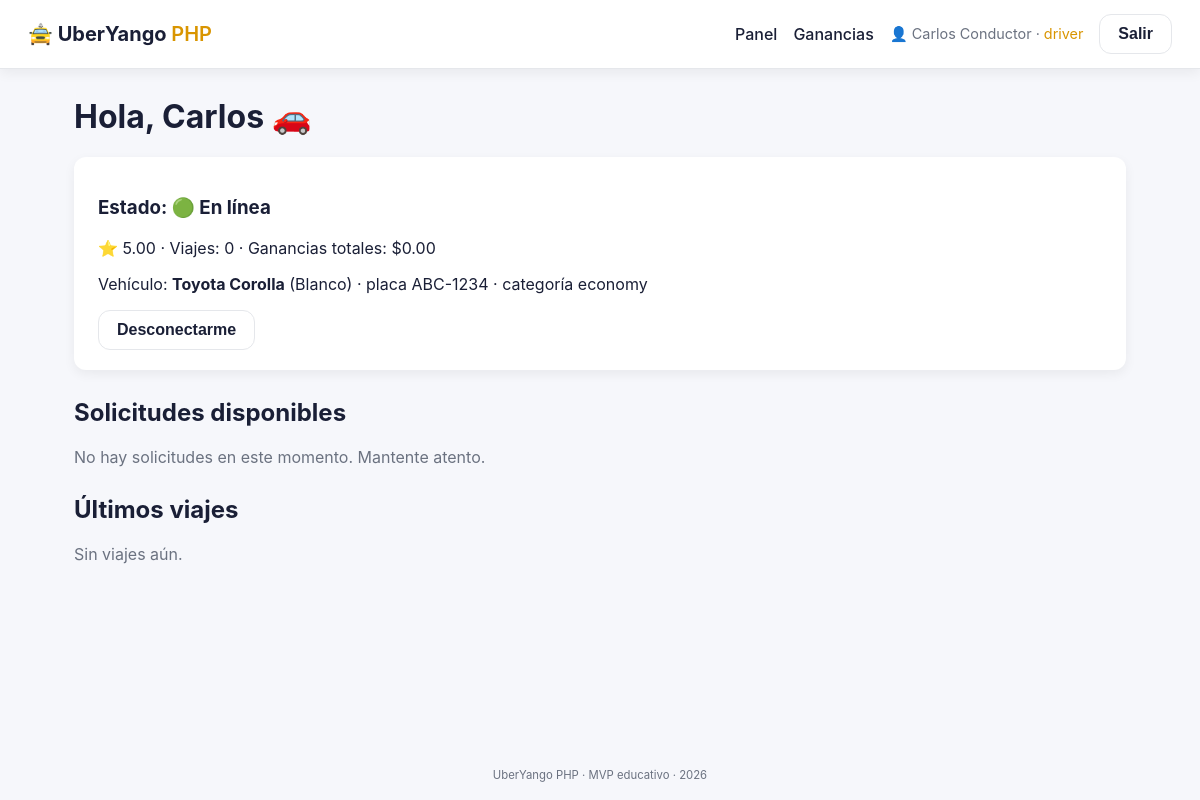
The page /driver (signed in) on the database its author committed.
### tables this page shows
CREATE TABLE users (
  id              INT UNSIGNED NOT NULL AUTO_INCREMENT,
  full_name       VARCHAR(120) NOT NULL,
  email           VARCHAR(160) NOT NULL,
  phone           VARCHAR(30)  DEFAULT NULL,
  password_hash   VARCHAR(255) NOT NULL,
  role            ENUM('passenger','driver','admin') NOT NULL DEFAULT 'passenger',
  status          ENUM('active','suspended') NOT NULL DEFAULT 'active',
  created_at      TIMESTAMP NOT NULL DEFAULT CURRENT_TIMESTAMP,
  updated_at      TIMESTAMP NOT NULL DEFAULT CURRENT_TIMESTAMP ON UPDATE CURRENT_TIMESTAMP,
  PRIMARY KEY (id),
  UNIQUE KEY uq_users_email (email)
);

CREATE TABLE drivers (
  id              INT UNSIGNED NOT NULL AUTO_INCREMENT,
  user_id         INT UNSIGNED NOT NULL,
  license_number  VARCHAR(60) NOT NULL,
  is_online       TINYINT(1) NOT NULL DEFAULT 0,
  current_lat     DECIMAL(10,7) DEFAULT NULL,
  current_lng     DECIMAL(10,7) DEFAULT NULL,
  rating_avg      DECIMAL(3,2) NOT NULL DEFAULT 5.00,
  total_rides     INT UNSIGNED NOT NULL DEFAULT 0,
  total_earnings  DECIMAL(12,2) NOT NULL DEFAULT 0.00,
  PRIMARY KEY (id),
  UNIQUE KEY uq_driver_user (user_id),
  UNIQUE KEY uq_driver_license (license_number),
  CONSTRAINT fk_driver_user FOREIGN KEY (user_id) REFERENCES users(id) ON DELETE CASCADE
);

CREATE TABLE vehicles (
  id            INT UNSIGNED NOT NULL AUTO_INCREMENT,
  driver_id     INT UNSIGNED NOT NULL,
  brand         VARCHAR(60) NOT NULL,
  model         VARCHAR(60) NOT NULL,
  color         VARCHAR(40) NOT NULL,
  plate         VARCHAR(20) NOT NULL,
  year          SMALLINT UNSIGNED DEFAULT NULL,
  category      ENUM('economy','comfort','xl') NOT NULL DEFAULT 'economy',
  PRIMARY KEY (id),
  UNIQUE KEY uq_vehicle_plate (plate),
  KEY ix_vehicle_driver (driver_id),
  CONSTRAINT fk_vehicle_driver FOREIGN KEY (driver_id) REFERENCES drivers(id) ON DELETE CASCADE
);

### app/helpers.php (called while the page is built, shortened)
<?php
function e(?string $value): string
{
    return htmlspecialchars((string)$value, ENT_QUOTES | ENT_SUBSTITUTE, 'UTF-8');
}
function view(string $path, array $data = []): string
{
    extract($data, EXTR_SKIP);
    require __DIR__ . '/views/' . $path . '.php';
    return (string)ob_get_clean();
}
function render(string $path, array $data = [], string $title = ''): void
{
    $content = view($path, $data);
    require __DIR__ . '/views/layout.php';
}

### app/controllers/DriverController.php (called while the page is built, shortened)
<?php
class DriverController
{
    private function ensureDriver(): array
    {
        $u = require_role('driver');
        $did = driver_id_for_user((int)$u['id']);
        $vstmt = db()->prepare("SELECT * FROM vehicles WHERE driver_id = ? ORDER BY id LIMIT 1");
        $vstmt->execute([$did]);
        return [
            'user'      => $u,
            'driver_id' => $did,
            'vehicle'   => $vstmt->fetch() ?: null,
        ];
    }
    public function dashboard(array $params = []): void
    {
        $ctx = $this->ensureDriver();
        $did = $ctx['driver_id'];
        $dr = db()->prepare("SELECT * FROM drivers WHERE id = ?");
        $dr->execute([$did]);
        $driver = $dr->fetch();
        $active = db()->prepare(
            "SELECT r.*, u.full_name AS passenger_name, u.phone AS passenger_phone,
                    p.rating_avg AS passenger_rating
             FROM rides r
             JOIN passengers p ON p.id = r.passenger_id
             JOIN users      u ON u.id = p.user_id
             WHERE r.driver_id = ? AND r.status IN ('accepted','in_progress')
             ORDER BY r.id DESC LIMIT 1"
        );
        $active->execute([$did]);
        $activeRide = $active->fetch() ?: null;
        $queue = [];
        if (!$activeRide && (int)$driver['is_online'] === 1) {
            $cat = db()->prepare("SELECT category FROM vehicles WHERE driver_id = ? LIMIT 1");
            $cat->execute([$did]);
            $vehicleCat = (string)($cat->fetchColumn() ?: 'economy');
            $q = db()->prepare(
                "SELECT r.*, u.full_name AS passenger_name, p.rating_avg AS passenger_rating
                 FROM rides r
                 JOIN passengers p ON p.id = r.passenger_id
                 JOIN users      u ON u.id = p.user_id
                 WHERE r.status = 'requested' AND r.driver_id IS NULL AND r.category = ?
                 ORDER BY r.requested_at ASC LIMIT 10"
            );
            $q->execute([$vehicleCat]);
            $queue = $q->fetchAll();
        }
        $recent = db()->prepare(
            "SELECT id, status, fare_final, requested_at, origin_address, destination_address
             FROM rides WHERE driver_id = ? AND status IN ('completed','cancelled')
             ORDER BY id DESC LIMIT 5"
        );
        $recent->execute([$did]);
        render('driver/dashboard', [
            'user'       => $ctx['user'],
            'driver'     => $driver,
            'vehicle'    => $ctx['vehicle'],
            'activeRide' => $activeRide,
            'queue'      => $queue,
            'recent'     => $recent->fetchAll(),
        ], 'Panel de conductor');
    }
}

### public/index.php (called while the page is built, shortened)
<?php
require __DIR__ . '/../app/router.php';
dispatch($_SERVER['REQUEST_METHOD'], $_SERVER['REQUEST_URI']);

### app/db.php (called while the page is built, shortened)
<?php
function db(): PDO
{
    static $pdo = null;
    if ($pdo instanceof PDO) {
        return $pdo;
    }
    $config = require __DIR__ . '/config.php';
    $db = $config['db'];
    $dsn = sprintf(
        'mysql:host=%s;port=%d;dbname=%s;charset=utf8mb4',
        $db['host'], $db['port'], $db['name']
    );
    try {
        $pdo = new PDO($dsn, $db['user'], $db['pass'], [
            PDO::ATTR_ERRMODE            => PDO::ERRMODE_EXCEPTION,
            PDO::ATTR_DEFAULT_FETCH_MODE => PDO::FETCH_ASSOC,
            PDO::ATTR_EMULATE_PREPARES   => false,
        ]);
    } catch (PDOException $e) {
        if ($config['app_debug']) {
            throw $e;
        }
        http_response_code(500);
        die('No se pudo conectar a la base de datos.');
    }
    return $pdo;
}

### app/auth.php (called while the page is built, shortened)
<?php
require_once __DIR__ . '/db.php';
require_once __DIR__ . '/helpers.php';
function current_user(): ?array
{
    $id = $_SESSION['user_id'] ?? null;
    static $cache = [];
    if (isset($cache[$id])) {
        return $cache[$id];
    }
    $stmt = db()->prepare('SELECT id, full_name, email, phone, role, status FROM users WHERE id = ? LIMIT 1');
    $stmt->execute([$id]);
    $u = $stmt->fetch();
    return $cache[$id] = $u;
}
function require_login(): array
{
    $u = current_user();
    return $u;
}
function require_role(string ...$roles): array
{
    $u = require_login();
    return $u;
}
function driver_id_for_user(int $userId): ?int
{
    $stmt = db()->prepare('SELECT id FROM drivers WHERE user_id = ? LIMIT 1');
    $stmt->execute([$userId]);
    $id = $stmt->fetchColumn();
    return $id ? (int)$id : null;
}

### app/views/driver/dashboard.php (the view, shortened to what this page needs)
<h1>Hola, <?= e(explode(' ', $user['full_name'])[0]) ?> 🚗</h1>
<div class="card">
    <h3>Estado: <?= ((int)$driver['is_online']) ? '🟢 En línea' : '⚪ Desconectado' ?></h3>
    <p>⭐ <?= e(number_format((float)$driver['rating_avg'], 2)) ?>
       · Viajes: <?= (int)$driver['total_rides'] ?>
       · Ganancias totales: $<?= e(number_format((float)$driver['total_earnings'], 2)) ?></p>
    <?php if ($vehicle): ?>
        <p>Vehículo: <strong><?= e($vehicle['brand'] . ' ' . $vehicle['model']) ?></strong>
           (<?= e($vehicle['color']) ?>) · placa <?= e($vehicle['plate']) ?>
           · categoría <?= e($vehicle['category']) ?></p>
    <?php else: ?>
        <p class="muted">⚠ No tienes vehículo registrado. Pide al admin que registre uno para aceptar viajes.</p>
    <?php endif; ?>
    <form method="post" action="/driver/online" class="inline">
        <button class="btn <?= ((int)$driver['is_online']) ? 'btn-ghost' : 'btn-primary' ?>" type="submit">
            <?= ((int)$driver['is_online']) ? 'Desconectarme' : 'Conectarme' ?>
        </button>
    </form>
</div>
<?php if ($activeRide): ?>
    <div class="card prominent mt">
        <h2>Viaje en curso · #<?= (int)$activeRide['id'] ?></h2>
        <p><strong>Pasajero:</strong> <?= e($activeRide['passenger_name']) ?>
           · ⭐ <?= e(number_format((float)$activeRide['passenger_rating'], 2)) ?></p>
        <p><strong>Origen:</strong> <?= e($activeRide['origin_address']) ?></p>
        <p><strong>Destino:</strong> <?= e($activeRide['destination_address']) ?></p>
        <p><strong>Tarifa estimada:</strong> $<?= e(number_format((float)$activeRide['fare_estimated'], 2)) ?>
           · <?= e(number_format((float)$activeRide['distance_km'], 2)) ?> km</p>
        <?php if ($activeRide['status'] === 'accepted'): ?>
            <form method="post" action="/driver/rides/<?= (int)$activeRide['id'] ?>/start" class="inline">
                <?= csrf_field() ?>
                <button class="btn btn-primary">Iniciar viaje</button>
            </form>
        <?php elseif ($activeRide['status'] === 'in_progress'): ?>
            <form method="post" action="/driver/rides/<?= (int)$activeRide['id'] ?>/complete" class="inline">
                <?= csrf_field() ?>
                <button class="btn btn-primary">Finalizar viaje</button>
            </form>
        <?php endif; ?>
    </div>
<?php elseif ((int)$driver['is_online'] === 1): ?>
    <h2 class="mt">Solicitudes disponibles</h2>
    <?php if (!$queue): ?>
        <p class="muted">No hay solicitudes en este momento. Mantente atento.</p>
    <?php endif; ?>
<?php endif; ?>
<h2 class="mt">Últimos viajes</h2>
<?php if (!$recent): ?>
    <p class="muted">Sin viajes aún.</p>
<?php endif; ?>

### app/router.php (shortened to what this page needs)
<?php
require_once __DIR__ . '/helpers.php';
require_once __DIR__ . '/auth.php';
require_once __DIR__ . '/controllers/DriverController.php';
function dispatch(string $method, string $path): void
{
    $path = '/' . trim(parse_url($path, PHP_URL_PATH) ?? '/', '/');
    foreach (routes() as [$m, $pattern, $handler]) {
        if ($m !== $method) {
            continue;
        }
        $regex = '#^' . preg_replace_callback(
            '/\{(\w+):([^}]+)\}/',
            fn($mm) => '(?P<' . $mm[1] . '>' . $mm[2] . ')',
            $pattern
        ) . '$#';
        if (preg_match($regex, $path, $matches)) {
            $params = array_filter($matches, 'is_string', ARRAY_FILTER_USE_KEY);
            [$class, $action] = $handler;
            $controller = new $class();
            $controller->{$action}($params);
            return;
        }
    }
}

### app/views/layout.php (shortened to what this page needs)
<!DOCTYPE html>
<html lang="es">
<head>
    <link rel="stylesheet" href="/assets/css/style.css">
    <link rel="stylesheet" href="https://unpkg.com/leaflet@1.9.4/dist/leaflet.css">
</head>
<body>
<header class="topbar">
    <a href="/" class="logo">🚖 UberYango <span>PHP</span></a>
    <nav>
        <?php $u = current_user(); ?>
        <?php if ($u): ?>
            <?php if ($u['role'] === 'passenger'): ?>
                <a href="/passenger">Inicio</a>
                <a href="/passenger/request">Solicitar viaje</a>
                <a href="/passenger/history">Historial</a>
            <?php elseif ($u['role'] === 'driver'): ?>
                <a href="/driver">Panel</a>
                <a href="/driver/earnings">Ganancias</a>
            <?php endif; ?>
            <span class="user">👤 <?= e($u['full_name']) ?> · <em><?= e($u['role']) ?></em></span>
            <form method="post" action="/logout" class="inline">
                <button class="btn btn-ghost" type="submit">Salir</button>
            </form>
        <?php else: ?>
            <a href="/login">Ingresar</a>
            <a href="/register" class="btn btn-primary btn-sm">Crear cuenta</a>
        <?php endif; ?>
    </nav>
</header>
<main class="container">
    <?= $content ?>
</main>
<footer class="footer">
    <small>UberYango PHP · MVP educativo · <?= date('Y') ?></small>
</footer>
</body>
</html>

### public/assets/css/style.css (style rules this page uses)
:root { --bg: #f6f7fb; --surface: #ffffff; --text: #1a1f36; --muted: #6b7280; --primary: #ffb400; --primary-dark: #d99500; --primary-text: #1a1f36; --accent: #111827; --success: #16a34a; --error: #dc2626; --border: #e5e7eb; --radius: 12px; --shadow: 0 4px 12px rgba(0,0,0,.06); }
* { box-sizing: border-box; }
html, body { margin: 0; padding: 0; }
body { font-family: -apple-system, BlinkMacSystemFont, "Segoe UI", Roboto, "Helvetica Neue", Arial, sans-serif; background: var(--bg); color: var(--text); min-height: 100vh; display: flex; flex-direction: column; }
.topbar { display: flex; align-items: center; justify-content: space-between; padding: 14px 28px; background: var(--surface); border-bottom: 1px solid var(--border); box-shadow: var(--shadow); }
.logo { font-size: 1.25rem; font-weight: 700; text-decoration: none; color: var(--text); }
.logo span { color: var(--primary-dark); font-weight: 600; }
.topbar nav { display: flex; align-items: center; gap: 16px; flex-wrap: wrap; }
.topbar nav a { color: var(--text); text-decoration: none; font-weight: 500; }
.topbar nav .user { color: var(--muted); font-size: .9rem; }
.topbar nav .user em { font-style: normal; color: var(--primary-dark); }
.container { flex: 1; max-width: 1100px; margin: 28px auto; padding: 0 24px; width: 100%; }
h1 { margin-top: 0; }
.mt { margin-top: 28px; }
.btn { display: inline-block; padding: 10px 18px; border-radius: var(--radius); border: 1px solid transparent; cursor: pointer; font-weight: 600; font-size: 1rem; text-decoration: none; transition: background .15s ease, transform .05s ease; }
.btn-ghost { background: transparent; color: var(--text); border-color: var(--border); }
.inline { display: inline-block; margin: 0; }
.card { background: var(--surface); padding: 20px 24px; border-radius: var(--radius); box-shadow: var(--shadow); margin-bottom: 16px; }
.muted { color: var(--muted); }
.footer { padding: 18px; text-align: center; color: var(--muted); font-size: .85rem; }

### rows shown on the page
users: full_name "Carlos Conductor", role "driver", full_name "Carlos"
drivers: rating_avg "5.00", total_rides "0", total_earnings "0.00"
vehicles: brand+model "Toyota Corolla", color "Blanco", plate "ABC-1234", category "economy"
